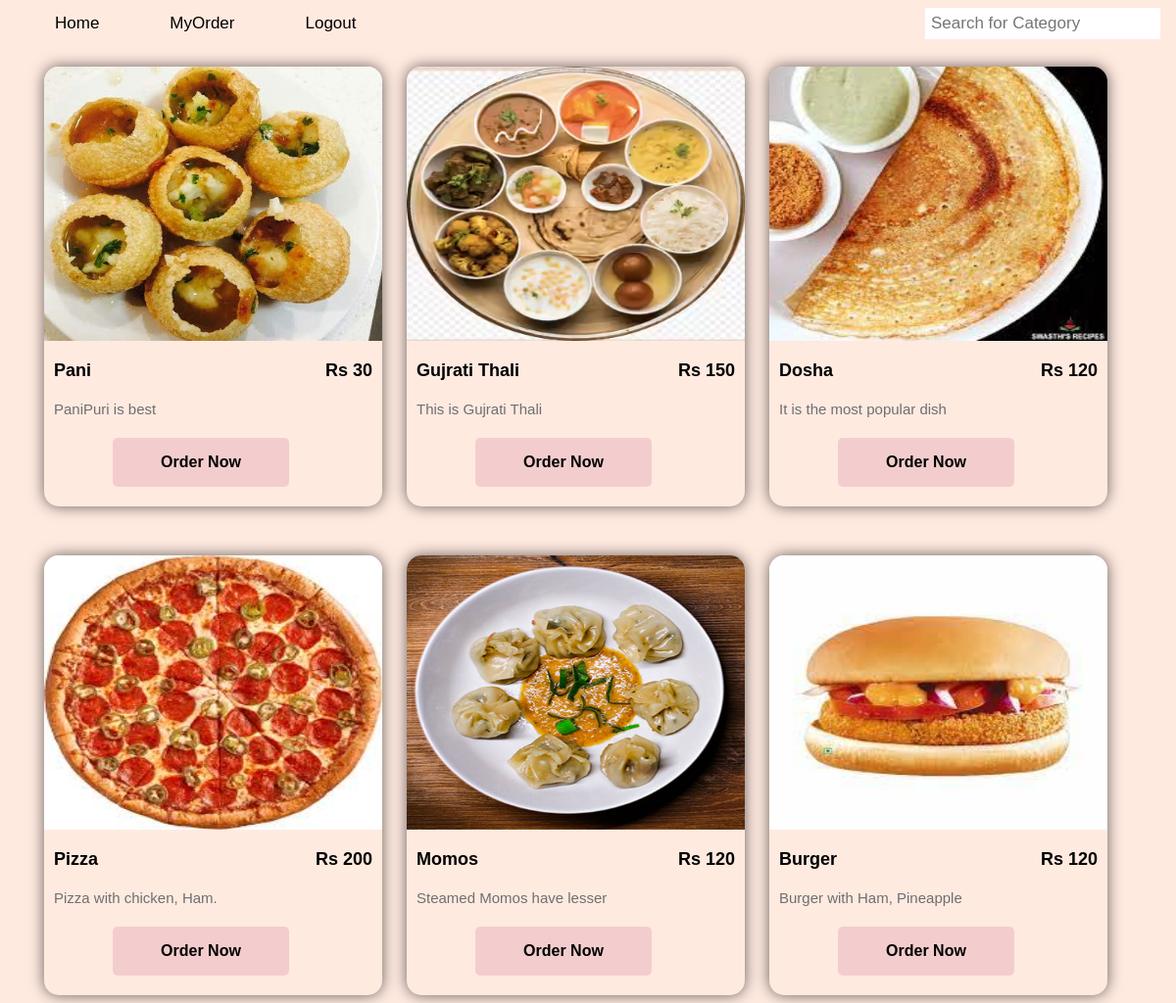
Page /UserHomePage.php on the committed database.
### tables this page shows
CREATE TABLE `tblcategory` (
  `id` int(11) NOT NULL,
  `cname` varchar(20) NOT NULL,
  `cimage` varchar(400) NOT NULL,
  `cdesc` varchar(30) NOT NULL,
  `cprice` int(11) NOT NULL
);

### UserHomePage.php (the view, shortened to what this page needs)
<?php
    include 'Database_connect.php';
    if(isset($_POST['search'])){
        $searchvalue = $_POST['search'];
        $query = "select * from tblcategory where cname like '%$searchvalue%' order by id desc ";
    }
    else{
        $query="select * from tblcategory order by id desc";
    }
    $result = mysqli_query($conn,$query);
?>
<!DOCTYPE html>
<html lang="en">
<head>
    <link rel="stylesheet"href="style3.css">
    <link rel="stylesheet"href="style1.css">
</head>
<body>
<div class="topnav">
  <a class="active" href="UserHomePage.php">Home</a>
  <a href="myorder.php">MyOrder</a>
  <a href="index.php">Logout</a>
  <section class="food-search text-center">
        <div class="container">
            <form action="" method="POST">
                <input type="text" name="search" style="width:20%" placeholder="Search for Category" required>
            </form>
        </div>
    </section>
</div>
<main>
        <?php
            while ($row = mysqli_fetch_assoc($result)) {
                $name = $row['cname'];
                $desc = $row['cdesc'];
                $image = $row['cimage'];
                $price = $row['cprice'];
            ?>
    <div class="menu">
        <form  action="orderdetali.php" Method="Post">
        <div class="food-items">
            <img src="<?php echo $image; ?>" alt="">
            <div class="details">
                <div class="details-sub">
                    <h5><?php echo $name; ?></h5>
                    <h5 class="price">Rs <?php echo $price; ?></h5>
                </div>
                <p><?php echo $desc; ?></p>
                <button name="submit">Order Now</button>
            </div>
        </div>
        </form>
    </div>
        <?php } ?>
</body>
</html>

### style3.css (style rules this page uses)
* { padding :0; margin: 0; box-sizing: border-box; font-family: sans-serif; color: black; }
body { background:#ffeae0; }
main { width:300px; width: 95%; margin: 10px auto; display: flex; flex-wrap: wrap; justify-content:left; margin: auto; }

### style1.css (style rules this page uses)
*,::after,::before { margin: 0; padding: 0; box-sizing: border-box; font-family: sans-serif; }
.topnav { overflow: hidden; background-color: #ffeae0; }
.topnav a { float: left; margin-left: 40px; display: block; color: black; text-align: center; padding: 14px 16px; text-decoration: none; font-size: 17px; }
.topnav input[type=text] { float: right; padding: 6px; border: none; margin-top: 8px; margin-right: 16px; font-size: 17px; }
.menu { margin-top: 20px; padding: 0 10px 30px 10px; display: grid; grid-template-columns: repeat(auto-fit,minmax(350px,1fr)); grid-gap:20px, 40px; }
.food-items { display: grid; position: relative; grid-template-rows: auto 1fr; border-radius: 15px; box-shadow: 0 0 15px rgba(0,0,0,0.6); transition: .2s ease-in-out; margin-left: 5px; }
.food-items img { position: relative; width: 100%; height: 280px; border-radius: 15px 15px 0 0; }
.details { padding: 20px 10px; display: grid; grid-template-rows: auto 1fr 50px; grid-row-gap:15px; }
.details-sub { display: grid; grid-template-columns: auto auto; }
.details-sub>h5 { font-weight: 600; font-size: 18px; }
.price { text-align: right; }
.details>p { color: #6f6f6f; font-size: 15px; line-height: 28px; font-weight: 400; align-self: stretch; }
.details>button { background-color: rgb(243, 205, 205); border: none; color:black; font-size: 16px; font-weight: 600; border-radius: 5px; margin-left: 60px; width: 180px; cursor: pointer; }

### rows in the picture
tblcategory: cimage (picture), cname "Pani", cprice "30", cdesc "PaniPuri is best"
tblcategory: cimage (picture), cname "Gujrati Thali", cprice "150", cdesc "This is Gujrati Thali"
tblcategory: cimage (picture), cname "Dosha", cprice "120", cdesc "It is the most popular dish"
tblcategory: cimage (picture), cname "Pizza", cprice "200", cdesc "Pizza with chicken, Ham."
tblcategory: cimage (picture), cname "Momos", cprice "120", cdesc "Steamed Momos have lesser"
tblcategory: cimage (picture), cname "Burger", cprice "120", cdesc "Burger with Ham, Pineapple"
